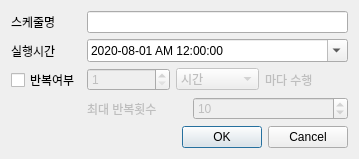
<?xml version="1.0" encoding="UTF-8"?>
<ui version="4.0">
 <class>Dialog</class>
 <widget class="QDialog" name="Dialog">
  <property name="geometry">
   <rect>
    <x>0</x>
    <y>0</y>
    <width>359</width>
    <height>151</height>
   </rect>
  </property>
  <property name="windowTitle">
   <string>Dialog</string>
  </property>
  <property name="windowIcon">
   <iconset resource="icon/res.qrc">
    <normaloff>:/case/schedule.png</normaloff>:/case/schedule.png</iconset>
  </property>
  <layout class="QGridLayout" name="gridLayout_2">
   <item row="0" column="0">
    <layout class="QGridLayout" name="gridLayout">
     <item row="2" column="1">
      <widget class="QWidget" name="grp_cycle" native="true">
       <property name="enabled">
        <bool>false</bool>
       </property>
       <layout class="QVBoxLayout" name="verticalLayout">
        <property name="leftMargin">
         <number>0</number>
        </property>
        <property name="topMargin">
         <number>0</number>
        </property>
        <property name="rightMargin">
         <number>0</number>
        </property>
        <property name="bottomMargin">
         <number>0</number>
        </property>
        <item>
         <layout class="QHBoxLayout" name="horizontalLayout">
          <item>
           <widget class="QSpinBox" name="sb_cycleValue">
            <property name="minimum">
             <number>1</number>
            </property>
           </widget>
          </item>
          <item>
           <widget class="QComboBox" name="cb_cycleTimeType">
            <item>
             <property name="text">
              <string>시간</string>
             </property>
            </item>
            <item>
             <property name="text">
              <string>분</string>
             </property>
            </item>
            <item>
             <property name="text">
              <string>초</string>
             </property>
            </item>
            <item>
             <property name="text">
              <string>정각</string>
             </property>
            </item>
           </widget>
          </item>
          <item>
           <widget class="QLabel" name="label_2">
            <property name="maximumSize">
             <size>
              <width>100</width>
              <height>16777215</height>
             </size>
            </property>
            <property name="text">
             <string>마다 수행</string>
            </property>
           </widget>
          </item>
         </layout>
        </item>
        <item>
         <layout class="QHBoxLayout" name="horizontalLayout_2">
          <item>
           <widget class="QLabel" name="label_3">
            <property name="maximumSize">
             <size>
              <width>100</width>
              <height>16777215</height>
             </size>
            </property>
            <property name="text">
             <string>최대 반복횟수</string>
            </property>
           </widget>
          </item>
          <item>
           <widget class="QSpinBox" name="sb_maxCycleCnt">
            <property name="minimum">
             <number>1</number>
            </property>
            <property name="value">
             <number>10</number>
            </property>
           </widget>
          </item>
         </layout>
        </item>
       </layout>
      </widget>
     </item>
     <item row="1" column="1">
      <widget class="QDateTimeEdit" name="te_staTime">
       <property name="date">
        <date>
         <year>2020</year>
         <month>8</month>
         <day>1</day>
        </date>
       </property>
       <property name="displayFormat">
        <string>yyyy-MM-dd AP h:mm:ss</string>
       </property>
       <property name="calendarPopup">
        <bool>true</bool>
       </property>
      </widget>
     </item>
     <item row="1" column="0">
      <widget class="QLabel" name="label">
       <property name="maximumSize">
        <size>
         <width>100</width>
         <height>16777215</height>
        </size>
       </property>
       <property name="text">
        <string>실행시간</string>
       </property>
      </widget>
     </item>
     <item row="2" column="0">
      <layout class="QVBoxLayout" name="verticalLayout_3">
       <item>
        <widget class="QCheckBox" name="cb_cycleYn">
         <property name="maximumSize">
          <size>
           <width>100</width>
           <height>16777215</height>
          </size>
         </property>
         <property name="text">
          <string>반복여부</string>
         </property>
        </widget>
       </item>
       <item>
        <spacer name="verticalSpacer">
         <property name="orientation">
          <enum>Qt::Vertical</enum>
         </property>
         <property name="sizeHint" stdset="0">
          <size>
           <width>20</width>
           <height>40</height>
          </size>
         </property>
        </spacer>
       </item>
      </layout>
     </item>
     <item row="0" column="0">
      <widget class="QLabel" name="label_4">
       <property name="text">
        <string>스케줄명</string>
       </property>
      </widget>
     </item>
     <item row="0" column="1">
      <widget class="QLineEdit" name="edt_scheduleNm">
       <property name="clearButtonEnabled">
        <bool>true</bool>
       </property>
      </widget>
     </item>
    </layout>
   </item>
   <item row="1" column="0">
    <widget class="QDialogButtonBox" name="buttonBox">
     <property name="orientation">
      <enum>Qt::Horizontal</enum>
     </property>
     <property name="standardButtons">
      <set>QDialogButtonBox::Cancel|QDialogButtonBox::Ok</set>
     </property>
    </widget>
   </item>
  </layout>
 </widget>
 <tabstops>
  <tabstop>edt_scheduleNm</tabstop>
  <tabstop>te_staTime</tabstop>
  <tabstop>cb_cycleYn</tabstop>
  <tabstop>sb_cycleValue</tabstop>
  <tabstop>cb_cycleTimeType</tabstop>
  <tabstop>sb_maxCycleCnt</tabstop>
 </tabstops>
 <resources>
  <include location="icon/res.qrc"/>
 </resources>
 <connections>
  <connection>
   <sender>buttonBox</sender>
   <signal>accepted()</signal>
   <receiver>Dialog</receiver>
   <slot>accept()</slot>
   <hints>
    <hint type="sourcelabel">
     <x>227</x>
     <y>109</y>
    </hint>
    <hint type="destinationlabel">
     <x>157</x>
     <y>126</y>
    </hint>
   </hints>
  </connection>
  <connection>
   <sender>buttonBox</sender>
   <signal>rejected()</signal>
   <receiver>Dialog</receiver>
   <slot>reject()</slot>
   <hints>
    <hint type="sourcelabel">
     <x>295</x>
     <y>115</y>
    </hint>
    <hint type="destinationlabel">
     <x>286</x>
     <y>126</y>
    </hint>
   </hints>
  </connection>
  <connection>
   <sender>cb_cycleYn</sender>
   <signal>clicked(bool)</signal>
   <receiver>grp_cycle</receiver>
   <slot>setEnabled(bool)</slot>
   <hints>
    <hint type="sourcelabel">
     <x>53</x>
     <y>61</y>
    </hint>
    <hint type="destinationlabel">
     <x>155</x>
     <y>36</y>
    </hint>
   </hints>
  </connection>
 </connections>
</ui>
